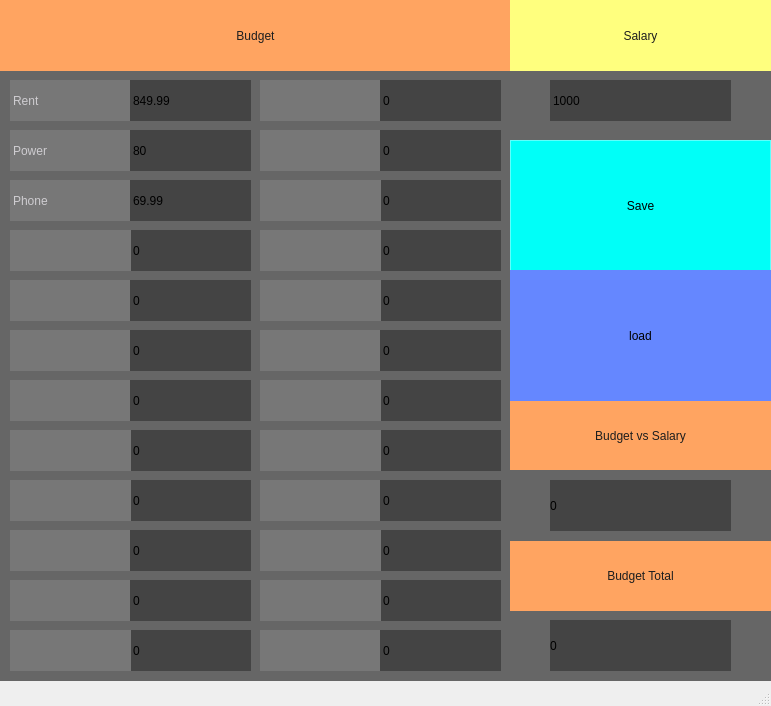
<?xml version="1.0" encoding="UTF-8"?>
<ui version="4.0">
 <class>MainWindow</class>
 <widget class="QMainWindow" name="MainWindow">
  <property name="geometry">
   <rect>
    <x>0</x>
    <y>0</y>
    <width>771</width>
    <height>706</height>
   </rect>
  </property>
  <property name="windowTitle">
   <string>MainWindow</string>
  </property>
  <property name="styleSheet">
   <string notr="true">font: 24pt &quot;Helvetica&quot;;</string>
  </property>
  <widget class="QWidget" name="centralwidget">
   <widget class="QLabel" name="budget_background">
    <property name="geometry">
     <rect>
      <x>0</x>
      <y>0</y>
      <width>511</width>
      <height>681</height>
     </rect>
    </property>
    <property name="styleSheet">
     <string notr="true">background-color: #666666;</string>
    </property>
    <property name="text">
     <string/>
    </property>
   </widget>
   <widget class="QLabel" name="label">
    <property name="geometry">
     <rect>
      <x>0</x>
      <y>0</y>
      <width>511</width>
      <height>71</height>
     </rect>
    </property>
    <property name="styleSheet">
     <string notr="true">color: rgb(30, 30, 30);
font: 36pt &quot;Helvetica&quot;;
background-color: rgb(255, 164, 97);</string>
    </property>
    <property name="text">
     <string>Budget</string>
    </property>
    <property name="alignment">
     <set>Qt::AlignCenter</set>
    </property>
   </widget>
   <widget class="QLineEdit" name="itemName1">
    <property name="geometry">
     <rect>
      <x>10</x>
      <y>80</y>
      <width>121</width>
      <height>41</height>
     </rect>
    </property>
    <property name="styleSheet">
     <string notr="true">background-color: #777;
font: 18pt &quot;Helvetica&quot;;
color: rgb(206, 204, 208);
border: 0.5px solid #777;</string>
    </property>
    <property name="text">
     <string>Rent</string>
    </property>
   </widget>
   <widget class="QLineEdit" name="itemValue1">
    <property name="geometry">
     <rect>
      <x>130</x>
      <y>80</y>
      <width>121</width>
      <height>41</height>
     </rect>
    </property>
    <property name="styleSheet">
     <string notr="true">background-color: #444;
border: 0.5px solid #444;</string>
    </property>
    <property name="text">
     <string>849.99</string>
    </property>
   </widget>
   <widget class="QLineEdit" name="itemName2">
    <property name="geometry">
     <rect>
      <x>10</x>
      <y>130</y>
      <width>121</width>
      <height>41</height>
     </rect>
    </property>
    <property name="styleSheet">
     <string notr="true">background-color: #777;
font: 18pt &quot;Helvetica&quot;;
color: rgb(206, 204, 208);
border: 0.5px solid #777;</string>
    </property>
    <property name="text">
     <string>Power</string>
    </property>
   </widget>
   <widget class="QLineEdit" name="itemValue2">
    <property name="geometry">
     <rect>
      <x>130</x>
      <y>130</y>
      <width>121</width>
      <height>41</height>
     </rect>
    </property>
    <property name="styleSheet">
     <string notr="true">background-color: #444;
border: 0.5px solid #444;</string>
    </property>
    <property name="text">
     <string>80</string>
    </property>
   </widget>
   <widget class="QLineEdit" name="itemName3">
    <property name="geometry">
     <rect>
      <x>10</x>
      <y>180</y>
      <width>121</width>
      <height>41</height>
     </rect>
    </property>
    <property name="styleSheet">
     <string notr="true">background-color: #777;
font: 18pt &quot;Helvetica&quot;;
color: rgb(206, 204, 208);
border: 0.5px solid #777;</string>
    </property>
    <property name="text">
     <string>Phone</string>
    </property>
   </widget>
   <widget class="QLineEdit" name="itemValue3">
    <property name="geometry">
     <rect>
      <x>130</x>
      <y>180</y>
      <width>121</width>
      <height>41</height>
     </rect>
    </property>
    <property name="styleSheet">
     <string notr="true">background-color: #444;
border: 0.5px solid #444;</string>
    </property>
    <property name="text">
     <string>69.99</string>
    </property>
   </widget>
   <widget class="QLineEdit" name="itemValue4">
    <property name="geometry">
     <rect>
      <x>130</x>
      <y>230</y>
      <width>121</width>
      <height>41</height>
     </rect>
    </property>
    <property name="styleSheet">
     <string notr="true">background-color: #444;
border: 0.5px solid #444;</string>
    </property>
    <property name="text">
     <string>0</string>
    </property>
   </widget>
   <widget class="QLineEdit" name="itemName6">
    <property name="geometry">
     <rect>
      <x>10</x>
      <y>330</y>
      <width>121</width>
      <height>41</height>
     </rect>
    </property>
    <property name="styleSheet">
     <string notr="true">background-color: #777;
font: 18pt &quot;Helvetica&quot;;
color: rgb(206, 204, 208);
border: 0.5px solid #777;</string>
    </property>
   </widget>
   <widget class="QLineEdit" name="itemName4">
    <property name="geometry">
     <rect>
      <x>10</x>
      <y>230</y>
      <width>121</width>
      <height>41</height>
     </rect>
    </property>
    <property name="styleSheet">
     <string notr="true">background-color: #777;
font: 18pt &quot;Helvetica&quot;;
color: rgb(206, 204, 208);
border: 0.5px solid #777;</string>
    </property>
   </widget>
   <widget class="QLineEdit" name="itemValue6">
    <property name="geometry">
     <rect>
      <x>130</x>
      <y>330</y>
      <width>121</width>
      <height>41</height>
     </rect>
    </property>
    <property name="styleSheet">
     <string notr="true">background-color: #444;
border: 0.5px solid #444;</string>
    </property>
    <property name="text">
     <string>0</string>
    </property>
   </widget>
   <widget class="QLineEdit" name="itemName5">
    <property name="geometry">
     <rect>
      <x>10</x>
      <y>280</y>
      <width>121</width>
      <height>41</height>
     </rect>
    </property>
    <property name="styleSheet">
     <string notr="true">background-color: #777;
font: 18pt &quot;Helvetica&quot;;
color: rgb(206, 204, 208);
border: 0.5px solid #777;</string>
    </property>
   </widget>
   <widget class="QLineEdit" name="itemValue5">
    <property name="geometry">
     <rect>
      <x>130</x>
      <y>280</y>
      <width>121</width>
      <height>41</height>
     </rect>
    </property>
    <property name="styleSheet">
     <string notr="true">background-color: #444;
border: 0.5px solid #444;</string>
    </property>
    <property name="text">
     <string>0</string>
    </property>
   </widget>
   <widget class="QLineEdit" name="itemValue9">
    <property name="geometry">
     <rect>
      <x>130</x>
      <y>480</y>
      <width>121</width>
      <height>41</height>
     </rect>
    </property>
    <property name="styleSheet">
     <string notr="true">background-color: #444;
border: 0.5px solid #444;</string>
    </property>
    <property name="text">
     <string>0</string>
    </property>
   </widget>
   <widget class="QLineEdit" name="itemName9">
    <property name="geometry">
     <rect>
      <x>10</x>
      <y>480</y>
      <width>121</width>
      <height>41</height>
     </rect>
    </property>
    <property name="styleSheet">
     <string notr="true">background-color: #777;
font: 18pt &quot;Helvetica&quot;;
color: rgb(206, 204, 208);
border: 0.5px solid #777;</string>
    </property>
   </widget>
   <widget class="QLineEdit" name="itemName7">
    <property name="geometry">
     <rect>
      <x>10</x>
      <y>380</y>
      <width>121</width>
      <height>41</height>
     </rect>
    </property>
    <property name="styleSheet">
     <string notr="true">background-color: #777;
font: 18pt &quot;Helvetica&quot;;
color: rgb(206, 204, 208);
border: 0.5px solid #777;</string>
    </property>
   </widget>
   <widget class="QLineEdit" name="itemValue8">
    <property name="geometry">
     <rect>
      <x>130</x>
      <y>430</y>
      <width>121</width>
      <height>41</height>
     </rect>
    </property>
    <property name="styleSheet">
     <string notr="true">background-color: #444;
border: 0.5px solid #444;</string>
    </property>
    <property name="text">
     <string>0</string>
    </property>
   </widget>
   <widget class="QLineEdit" name="itemValue7">
    <property name="geometry">
     <rect>
      <x>130</x>
      <y>380</y>
      <width>121</width>
      <height>41</height>
     </rect>
    </property>
    <property name="styleSheet">
     <string notr="true">background-color: #444;
border: 0.5px solid #444;</string>
    </property>
    <property name="text">
     <string>0</string>
    </property>
   </widget>
   <widget class="QLineEdit" name="itemName8">
    <property name="geometry">
     <rect>
      <x>10</x>
      <y>430</y>
      <width>121</width>
      <height>41</height>
     </rect>
    </property>
    <property name="styleSheet">
     <string notr="true">background-color: #777;
font: 18pt &quot;Helvetica&quot;;
color: rgb(206, 204, 208);
border: 0.5px solid #777;</string>
    </property>
   </widget>
   <widget class="QLineEdit" name="itemName10">
    <property name="geometry">
     <rect>
      <x>10</x>
      <y>530</y>
      <width>121</width>
      <height>41</height>
     </rect>
    </property>
    <property name="styleSheet">
     <string notr="true">background-color: #777;
font: 18pt &quot;Helvetica&quot;;
color: rgb(206, 204, 208);
border: 0.5px solid #777;</string>
    </property>
   </widget>
   <widget class="QLineEdit" name="itemValue12">
    <property name="geometry">
     <rect>
      <x>130</x>
      <y>630</y>
      <width>121</width>
      <height>41</height>
     </rect>
    </property>
    <property name="styleSheet">
     <string notr="true">background-color: #444;
border: 0.5px solid #444;</string>
    </property>
    <property name="text">
     <string>0</string>
    </property>
   </widget>
   <widget class="QLineEdit" name="itemValue10">
    <property name="geometry">
     <rect>
      <x>130</x>
      <y>530</y>
      <width>121</width>
      <height>41</height>
     </rect>
    </property>
    <property name="styleSheet">
     <string notr="true">background-color: #444;
border: 0.5px solid #444;</string>
    </property>
    <property name="text">
     <string>0</string>
    </property>
   </widget>
   <widget class="QLineEdit" name="itemName11">
    <property name="geometry">
     <rect>
      <x>10</x>
      <y>580</y>
      <width>121</width>
      <height>41</height>
     </rect>
    </property>
    <property name="styleSheet">
     <string notr="true">background-color: #777;
font: 18pt &quot;Helvetica&quot;;
color: rgb(206, 204, 208);
border: 0.5px solid #777;</string>
    </property>
   </widget>
   <widget class="QLineEdit" name="itemValue11">
    <property name="geometry">
     <rect>
      <x>130</x>
      <y>580</y>
      <width>121</width>
      <height>41</height>
     </rect>
    </property>
    <property name="styleSheet">
     <string notr="true">background-color: #444;
border: 0.5px solid #444;</string>
    </property>
    <property name="text">
     <string>0</string>
    </property>
   </widget>
   <widget class="QLineEdit" name="itemName13">
    <property name="geometry">
     <rect>
      <x>260</x>
      <y>80</y>
      <width>121</width>
      <height>41</height>
     </rect>
    </property>
    <property name="styleSheet">
     <string notr="true">background-color: #777;
font: 18pt &quot;Helvetica&quot;;
color: rgb(206, 204, 208);
border: 0.5px solid #777;</string>
    </property>
   </widget>
   <widget class="QLineEdit" name="itemValue22">
    <property name="geometry">
     <rect>
      <x>380</x>
      <y>530</y>
      <width>121</width>
      <height>41</height>
     </rect>
    </property>
    <property name="styleSheet">
     <string notr="true">background-color: #444;
border: 0.5px solid #444;</string>
    </property>
    <property name="text">
     <string>0</string>
    </property>
   </widget>
   <widget class="QLineEdit" name="itemName14">
    <property name="geometry">
     <rect>
      <x>260</x>
      <y>130</y>
      <width>121</width>
      <height>41</height>
     </rect>
    </property>
    <property name="styleSheet">
     <string notr="true">background-color: #777;
font: 18pt &quot;Helvetica&quot;;
color: rgb(206, 204, 208);
border: 0.5px solid #777;</string>
    </property>
   </widget>
   <widget class="QLineEdit" name="itemValue14">
    <property name="geometry">
     <rect>
      <x>380</x>
      <y>130</y>
      <width>121</width>
      <height>41</height>
     </rect>
    </property>
    <property name="styleSheet">
     <string notr="true">background-color: #444;
border: 0.5px solid #444;</string>
    </property>
    <property name="text">
     <string>0</string>
    </property>
   </widget>
   <widget class="QLineEdit" name="itemName24">
    <property name="geometry">
     <rect>
      <x>260</x>
      <y>630</y>
      <width>121</width>
      <height>41</height>
     </rect>
    </property>
    <property name="styleSheet">
     <string notr="true">background-color: #777;
font: 18pt &quot;Helvetica&quot;;
border: 0.5px solid #777;
color: rgb(206, 204, 208);</string>
    </property>
   </widget>
   <widget class="QLineEdit" name="itemValue20">
    <property name="geometry">
     <rect>
      <x>380</x>
      <y>430</y>
      <width>121</width>
      <height>41</height>
     </rect>
    </property>
    <property name="styleSheet">
     <string notr="true">background-color: #444;
border: 0.5px solid #444;</string>
    </property>
    <property name="text">
     <string>0</string>
    </property>
   </widget>
   <widget class="QLineEdit" name="itemValue15">
    <property name="geometry">
     <rect>
      <x>380</x>
      <y>180</y>
      <width>121</width>
      <height>41</height>
     </rect>
    </property>
    <property name="styleSheet">
     <string notr="true">background-color: #444;
border: 0.5px solid #444;</string>
    </property>
    <property name="text">
     <string>0</string>
    </property>
   </widget>
   <widget class="QLineEdit" name="itemValue17">
    <property name="geometry">
     <rect>
      <x>380</x>
      <y>280</y>
      <width>121</width>
      <height>41</height>
     </rect>
    </property>
    <property name="styleSheet">
     <string notr="true">background-color: #444;
border: 0.5px solid #444;</string>
    </property>
    <property name="text">
     <string>0</string>
    </property>
   </widget>
   <widget class="QLineEdit" name="itemValue24">
    <property name="geometry">
     <rect>
      <x>380</x>
      <y>630</y>
      <width>121</width>
      <height>41</height>
     </rect>
    </property>
    <property name="styleSheet">
     <string notr="true">background-color: #444;
border: 0.5px solid #444;</string>
    </property>
    <property name="text">
     <string>0</string>
    </property>
   </widget>
   <widget class="QLineEdit" name="itemName20">
    <property name="geometry">
     <rect>
      <x>260</x>
      <y>430</y>
      <width>121</width>
      <height>41</height>
     </rect>
    </property>
    <property name="styleSheet">
     <string notr="true">background-color: #777;
font: 18pt &quot;Helvetica&quot;;
color: rgb(206, 204, 208);
border: 0.5px solid #777;</string>
    </property>
   </widget>
   <widget class="QLineEdit" name="itemValue16">
    <property name="geometry">
     <rect>
      <x>380</x>
      <y>230</y>
      <width>121</width>
      <height>41</height>
     </rect>
    </property>
    <property name="styleSheet">
     <string notr="true">background-color: #444;
border: 0.5px solid #444;</string>
    </property>
    <property name="text">
     <string>0</string>
    </property>
   </widget>
   <widget class="QLineEdit" name="itemName15">
    <property name="geometry">
     <rect>
      <x>260</x>
      <y>180</y>
      <width>121</width>
      <height>41</height>
     </rect>
    </property>
    <property name="styleSheet">
     <string notr="true">background-color: #777;
font: 18pt &quot;Helvetica&quot;;
color: rgb(206, 204, 208);
border: 0.5px solid #777;</string>
    </property>
   </widget>
   <widget class="QLineEdit" name="itemValue19">
    <property name="geometry">
     <rect>
      <x>380</x>
      <y>380</y>
      <width>121</width>
      <height>41</height>
     </rect>
    </property>
    <property name="styleSheet">
     <string notr="true">background-color: #444;
border: 0.5px solid #444;</string>
    </property>
    <property name="text">
     <string>0</string>
    </property>
   </widget>
   <widget class="QLineEdit" name="itemName21">
    <property name="geometry">
     <rect>
      <x>260</x>
      <y>480</y>
      <width>121</width>
      <height>41</height>
     </rect>
    </property>
    <property name="styleSheet">
     <string notr="true">background-color: #777;
font: 18pt &quot;Helvetica&quot;;
color: rgb(206, 204, 208);
border: 0.5px solid #777;</string>
    </property>
   </widget>
   <widget class="QLineEdit" name="itemName22">
    <property name="geometry">
     <rect>
      <x>260</x>
      <y>530</y>
      <width>121</width>
      <height>41</height>
     </rect>
    </property>
    <property name="styleSheet">
     <string notr="true">background-color: #777;
font: 18pt &quot;Helvetica&quot;;
color: rgb(206, 204, 208);
border: 0.5px solid #777;</string>
    </property>
   </widget>
   <widget class="QLineEdit" name="itemName17">
    <property name="geometry">
     <rect>
      <x>260</x>
      <y>280</y>
      <width>121</width>
      <height>41</height>
     </rect>
    </property>
    <property name="styleSheet">
     <string notr="true">background-color: #777;
font: 18pt &quot;Helvetica&quot;;
color: rgb(206, 204, 208);
border: 0.5px solid #777;</string>
    </property>
   </widget>
   <widget class="QLineEdit" name="itemName18">
    <property name="geometry">
     <rect>
      <x>260</x>
      <y>330</y>
      <width>121</width>
      <height>41</height>
     </rect>
    </property>
    <property name="styleSheet">
     <string notr="true">background-color: #777;
font: 18pt &quot;Helvetica&quot;;
color: rgb(206, 204, 208);
border: 0.5px solid #777;</string>
    </property>
   </widget>
   <widget class="QLineEdit" name="itemValue23">
    <property name="geometry">
     <rect>
      <x>380</x>
      <y>580</y>
      <width>121</width>
      <height>41</height>
     </rect>
    </property>
    <property name="styleSheet">
     <string notr="true">background-color: #444;
border: 0.5px solid #444;</string>
    </property>
    <property name="text">
     <string>0</string>
    </property>
   </widget>
   <widget class="QLineEdit" name="itemValue21">
    <property name="geometry">
     <rect>
      <x>380</x>
      <y>480</y>
      <width>121</width>
      <height>41</height>
     </rect>
    </property>
    <property name="styleSheet">
     <string notr="true">background-color: #444;
border: 0.5px solid #444;</string>
    </property>
    <property name="text">
     <string>0</string>
    </property>
   </widget>
   <widget class="QLineEdit" name="itemName19">
    <property name="geometry">
     <rect>
      <x>260</x>
      <y>380</y>
      <width>121</width>
      <height>41</height>
     </rect>
    </property>
    <property name="styleSheet">
     <string notr="true">background-color: #777;
font: 18pt &quot;Helvetica&quot;;
color: rgb(206, 204, 208);
border: 0.5px solid #777;</string>
    </property>
   </widget>
   <widget class="QLineEdit" name="itemValue13">
    <property name="geometry">
     <rect>
      <x>380</x>
      <y>80</y>
      <width>121</width>
      <height>41</height>
     </rect>
    </property>
    <property name="styleSheet">
     <string notr="true">background-color: #444;
border: 0.5px solid #444;</string>
    </property>
    <property name="text">
     <string>0</string>
    </property>
   </widget>
   <widget class="QLineEdit" name="itemValue18">
    <property name="geometry">
     <rect>
      <x>380</x>
      <y>330</y>
      <width>121</width>
      <height>41</height>
     </rect>
    </property>
    <property name="styleSheet">
     <string notr="true">background-color: #444;
border: 0.5px solid #444;</string>
    </property>
    <property name="text">
     <string>0</string>
    </property>
   </widget>
   <widget class="QLineEdit" name="itemName16">
    <property name="geometry">
     <rect>
      <x>260</x>
      <y>230</y>
      <width>121</width>
      <height>41</height>
     </rect>
    </property>
    <property name="styleSheet">
     <string notr="true">background-color: #777;
font: 18pt &quot;Helvetica&quot;;
color: rgb(206, 204, 208);
border: 0.5px solid #777;</string>
    </property>
   </widget>
   <widget class="QLineEdit" name="itemName23">
    <property name="geometry">
     <rect>
      <x>260</x>
      <y>580</y>
      <width>121</width>
      <height>41</height>
     </rect>
    </property>
    <property name="styleSheet">
     <string notr="true">background-color: #777;
font: 18pt &quot;Helvetica&quot;;
color: rgb(206, 204, 208);
border: 0.5px solid #777;</string>
    </property>
   </widget>
   <widget class="QLineEdit" name="itemName12">
    <property name="geometry">
     <rect>
      <x>10</x>
      <y>630</y>
      <width>121</width>
      <height>41</height>
     </rect>
    </property>
    <property name="styleSheet">
     <string notr="true">background-color: #777;
font: 18pt &quot;Helvetica&quot;;
color: rgb(206, 204, 208);
border: 0.5px solid #777;</string>
    </property>
   </widget>
   <widget class="QLabel" name="label_2">
    <property name="geometry">
     <rect>
      <x>510</x>
      <y>0</y>
      <width>261</width>
      <height>71</height>
     </rect>
    </property>
    <property name="styleSheet">
     <string notr="true">color: rgb(30, 30, 30);
font: 36pt &quot;Helvetica&quot;;
background-color: rgb(255, 255, 126);</string>
    </property>
    <property name="text">
     <string>Salary</string>
    </property>
    <property name="alignment">
     <set>Qt::AlignCenter</set>
    </property>
   </widget>
   <widget class="QLabel" name="budget_background_2">
    <property name="geometry">
     <rect>
      <x>510</x>
      <y>70</y>
      <width>261</width>
      <height>71</height>
     </rect>
    </property>
    <property name="styleSheet">
     <string notr="true">background-color: #666666;</string>
    </property>
    <property name="text">
     <string/>
    </property>
   </widget>
   <widget class="QLineEdit" name="salary">
    <property name="geometry">
     <rect>
      <x>550</x>
      <y>80</y>
      <width>181</width>
      <height>41</height>
     </rect>
    </property>
    <property name="styleSheet">
     <string notr="true">background-color: #444;
border: 0.5px solid #444;</string>
    </property>
    <property name="text">
     <string>1000</string>
    </property>
   </widget>
   <widget class="QLabel" name="budget_background_3">
    <property name="geometry">
     <rect>
      <x>510</x>
      <y>610</y>
      <width>261</width>
      <height>71</height>
     </rect>
    </property>
    <property name="styleSheet">
     <string notr="true">background-color: #666666;</string>
    </property>
    <property name="text">
     <string/>
    </property>
   </widget>
   <widget class="QLabel" name="label_3">
    <property name="geometry">
     <rect>
      <x>510</x>
      <y>540</y>
      <width>261</width>
      <height>71</height>
     </rect>
    </property>
    <property name="styleSheet">
     <string notr="true">color: rgb(30, 30, 30);
font: 36pt &quot;Helvetica&quot;;
background-color: rgb(255, 164, 97);</string>
    </property>
    <property name="text">
     <string>Budget Total</string>
    </property>
    <property name="alignment">
     <set>Qt::AlignCenter</set>
    </property>
   </widget>
   <widget class="QLabel" name="label_4">
    <property name="geometry">
     <rect>
      <x>510</x>
      <y>400</y>
      <width>261</width>
      <height>71</height>
     </rect>
    </property>
    <property name="styleSheet">
     <string notr="true">color: rgb(30, 30, 30);
font: 30pt &quot;Helvetica&quot;;
background-color: rgb(255, 164, 97);</string>
    </property>
    <property name="text">
     <string>Budget vs Salary</string>
    </property>
    <property name="alignment">
     <set>Qt::AlignCenter</set>
    </property>
   </widget>
   <widget class="QLabel" name="netBackground">
    <property name="geometry">
     <rect>
      <x>510</x>
      <y>470</y>
      <width>261</width>
      <height>71</height>
     </rect>
    </property>
    <property name="styleSheet">
     <string notr="true">background-color: #666666;</string>
    </property>
    <property name="text">
     <string/>
    </property>
   </widget>
   <widget class="QLabel" name="budgetTotal">
    <property name="geometry">
     <rect>
      <x>550</x>
      <y>620</y>
      <width>181</width>
      <height>51</height>
     </rect>
    </property>
    <property name="styleSheet">
     <string notr="true">background-color: #444;</string>
    </property>
    <property name="text">
     <string>0</string>
    </property>
   </widget>
   <widget class="QLabel" name="netTotal">
    <property name="geometry">
     <rect>
      <x>550</x>
      <y>480</y>
      <width>181</width>
      <height>51</height>
     </rect>
    </property>
    <property name="styleSheet">
     <string notr="true">background-color: #444;</string>
    </property>
    <property name="text">
     <string>0</string>
    </property>
   </widget>
   <widget class="QPushButton" name="saveButton">
    <property name="geometry">
     <rect>
      <x>510</x>
      <y>140</y>
      <width>261</width>
      <height>131</height>
     </rect>
    </property>
    <property name="styleSheet">
     <string notr="true">background-color: rgb(0, 255, 248);
border: 1px solid rgb(95, 255, 252);</string>
    </property>
    <property name="text">
     <string>Save</string>
    </property>
   </widget>
   <widget class="QLabel" name="label_5">
    <property name="geometry">
     <rect>
      <x>510</x>
      <y>140</y>
      <width>251</width>
      <height>261</height>
     </rect>
    </property>
    <property name="styleSheet">
     <string notr="true">background-color: rgb(95, 255, 252);</string>
    </property>
    <property name="text">
     <string/>
    </property>
   </widget>
   <widget class="QPushButton" name="loadButton">
    <property name="geometry">
     <rect>
      <x>510</x>
      <y>270</y>
      <width>261</width>
      <height>131</height>
     </rect>
    </property>
    <property name="styleSheet">
     <string notr="true">background-color: rgb(101, 135, 255);
border: 1px solid rgb(101, 135, 255);</string>
    </property>
    <property name="text">
     <string>load</string>
    </property>
   </widget>
   <zorder>label_5</zorder>
   <zorder>budget_background</zorder>
   <zorder>label</zorder>
   <zorder>itemName1</zorder>
   <zorder>itemValue1</zorder>
   <zorder>itemName2</zorder>
   <zorder>itemValue2</zorder>
   <zorder>itemName3</zorder>
   <zorder>itemValue3</zorder>
   <zorder>itemValue4</zorder>
   <zorder>itemName6</zorder>
   <zorder>itemName4</zorder>
   <zorder>itemValue6</zorder>
   <zorder>itemName5</zorder>
   <zorder>itemValue5</zorder>
   <zorder>itemValue9</zorder>
   <zorder>itemName9</zorder>
   <zorder>itemName7</zorder>
   <zorder>itemValue8</zorder>
   <zorder>itemValue7</zorder>
   <zorder>itemName8</zorder>
   <zorder>itemName10</zorder>
   <zorder>itemValue12</zorder>
   <zorder>itemValue10</zorder>
   <zorder>itemName11</zorder>
   <zorder>itemValue11</zorder>
   <zorder>itemName13</zorder>
   <zorder>itemValue22</zorder>
   <zorder>itemName14</zorder>
   <zorder>itemValue14</zorder>
   <zorder>itemName24</zorder>
   <zorder>itemValue20</zorder>
   <zorder>itemValue15</zorder>
   <zorder>itemValue17</zorder>
   <zorder>itemValue24</zorder>
   <zorder>itemName20</zorder>
   <zorder>itemValue16</zorder>
   <zorder>itemName15</zorder>
   <zorder>itemValue19</zorder>
   <zorder>itemName21</zorder>
   <zorder>itemName22</zorder>
   <zorder>itemName17</zorder>
   <zorder>itemName18</zorder>
   <zorder>itemValue23</zorder>
   <zorder>itemValue21</zorder>
   <zorder>itemName19</zorder>
   <zorder>itemValue13</zorder>
   <zorder>itemValue18</zorder>
   <zorder>itemName16</zorder>
   <zorder>itemName23</zorder>
   <zorder>itemName12</zorder>
   <zorder>budget_background_2</zorder>
   <zorder>label_2</zorder>
   <zorder>salary</zorder>
   <zorder>budget_background_3</zorder>
   <zorder>label_3</zorder>
   <zorder>label_4</zorder>
   <zorder>netBackground</zorder>
   <zorder>budgetTotal</zorder>
   <zorder>netTotal</zorder>
   <zorder>saveButton</zorder>
   <zorder>loadButton</zorder>
  </widget>
  <widget class="QMenuBar" name="menubar">
   <property name="geometry">
    <rect>
     <x>0</x>
     <y>0</y>
     <width>771</width>
     <height>24</height>
    </rect>
   </property>
  </widget>
  <widget class="QStatusBar" name="statusbar"/>
 </widget>
 <tabstops>
  <tabstop>itemName1</tabstop>
  <tabstop>itemValue1</tabstop>
  <tabstop>itemName2</tabstop>
  <tabstop>itemValue2</tabstop>
  <tabstop>itemName3</tabstop>
  <tabstop>itemValue3</tabstop>
  <tabstop>itemName4</tabstop>
  <tabstop>itemValue4</tabstop>
  <tabstop>itemName5</tabstop>
  <tabstop>itemValue5</tabstop>
  <tabstop>itemName6</tabstop>
  <tabstop>itemValue6</tabstop>
  <tabstop>itemName7</tabstop>
  <tabstop>itemValue7</tabstop>
  <tabstop>itemName8</tabstop>
  <tabstop>itemValue8</tabstop>
  <tabstop>itemName9</tabstop>
  <tabstop>itemValue9</tabstop>
  <tabstop>itemName10</tabstop>
  <tabstop>itemValue10</tabstop>
  <tabstop>itemName11</tabstop>
  <tabstop>itemValue11</tabstop>
  <tabstop>itemName12</tabstop>
  <tabstop>itemValue12</tabstop>
  <tabstop>itemName13</tabstop>
  <tabstop>itemValue13</tabstop>
  <tabstop>itemName14</tabstop>
  <tabstop>itemValue14</tabstop>
  <tabstop>itemName15</tabstop>
  <tabstop>itemValue15</tabstop>
  <tabstop>itemName16</tabstop>
  <tabstop>itemValue16</tabstop>
  <tabstop>itemName17</tabstop>
  <tabstop>itemValue17</tabstop>
  <tabstop>itemName18</tabstop>
  <tabstop>itemValue18</tabstop>
  <tabstop>itemName19</tabstop>
  <tabstop>itemValue19</tabstop>
  <tabstop>itemName20</tabstop>
  <tabstop>itemValue20</tabstop>
  <tabstop>itemName21</tabstop>
  <tabstop>itemValue21</tabstop>
  <tabstop>itemName22</tabstop>
  <tabstop>itemValue22</tabstop>
  <tabstop>itemName23</tabstop>
  <tabstop>itemValue23</tabstop>
  <tabstop>itemName24</tabstop>
  <tabstop>itemValue24</tabstop>
  <tabstop>salary</tabstop>
  <tabstop>saveButton</tabstop>
 </tabstops>
 <resources/>
 <connections/>
</ui>
